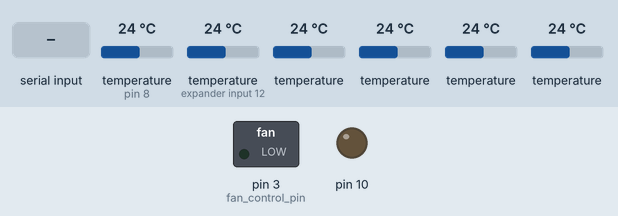
A sketch run on a simulated Arduino Uno, built with avr-gcc and run on an emulated ATmega328P. Parts: switched loads named in the sketch (green lamp = pin HIGH), output pins drawn as LEDs (lit = HIGH). The inputs (shaded band) are chosen by the test bench; at power-on: temperature (sensors on pin 8, expander input 12) 24 °C, temperature 24 °C. The local clock reads 2024-03-15 10:24:30 at power-on unless the sketch sets it; storage starts empty; what the sketch prints to the serial monitor is not drawn.

Above: at 1.2 s.
1.3 s: "F90\n" received over Serial
At 2.9 s:
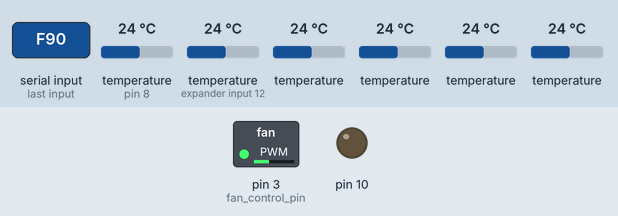
4.1 s: "F,45\n" received over Serial
At 4.9 s:
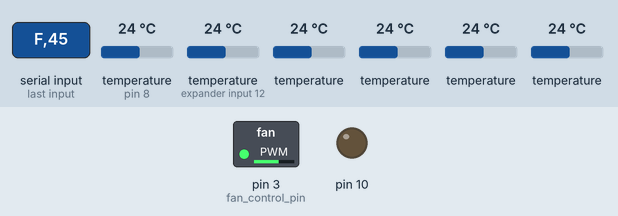
5.7 s: "F" received over Serial
At 8.2 s:
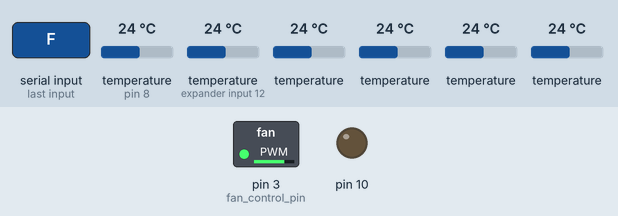
8.8 s: "f90\n" received over Serial
At 10.1 s:
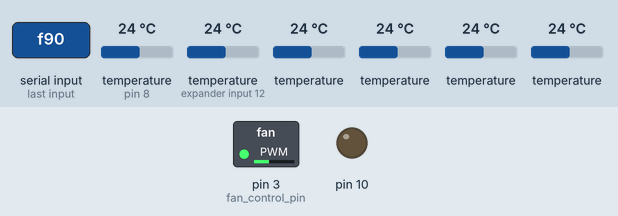
10.4 s: "f,45\n" received over Serial
At 11.0 s:
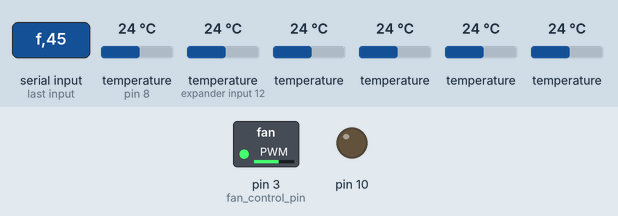
Timing chart, 0 to 43.3 s (numbered marks = the images above; inputs shaded):
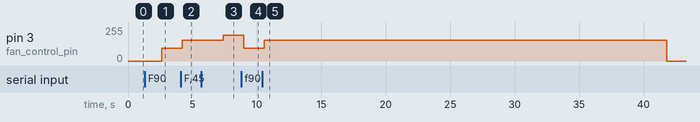

The sketch:

TempLoggingAndControl.ino
```cpp
#include <OneWire.h>
#include <DallasTemperature.h>
#include <Wire.h> // I2C (aka 2-wire) interface for the real-time clock that has its own battery.
#include <Time.h>
#include <DS1307RTC.h>

#define USE_SD
//#define LOG_ONLY
#define NO_OUTDOOR

#ifdef USE_SD
#include <SD.h>
#endif

// SD card + ethernet will use pins 4 and 10-13.
#ifdef USE_SD
const int SD_pin = 4;
File dataFile;
#endif

// Temp sensor variables
#define ONE_WIRE_BUS 8
#define TEMPERATURE_PRECISION 12
OneWire oneWire(ONE_WIRE_BUS);
DallasTemperature sensors(&oneWire);
//OneWire  ds(ONE_WIRE_BUS);
byte num_loops_since_temp_col_header = 0;
byte sensor_idx;
byte read_attempts;

#define NUM_ROOM_SENSORS 6
#define ADDR_LEN 8
/* Sensor addresses, ordered by their height from the floor (highest to lowest) */
const byte room_temp_sensor_addr[NUM_ROOM_SENSORS][ADDR_LEN] = {
/* Bamboo string #1. Top to bottom: */
  { 0x28, 0x71, 0xAE, 0xAA, 0x03, 0x00, 0x00, 0x76 },
  { 0x28, 0xAE, 0x95, 0xAA, 0x03, 0x00, 0x00, 0x62 },
  { 0x28, 0xE5, 0xA8, 0xAA, 0x03, 0x00, 0x00, 0x87 },
  { 0x28, 0xB9, 0x40, 0xBB, 0x03, 0x00, 0x00, 0x87 },
  { 0x28, 0xC8, 0x28, 0xBB, 0x03, 0x00, 0x00, 0x07 },
  { 0x28, 0x9B, 0x70, 0xAA, 0x03, 0x00, 0x00, 0x6C }

/* hanging string
  { 0x28, 0x68, 0x94, 0xAA, 0x03, 0x00, 0x00, 0x82},
  { 0x28, 0xD4, 0xA6, 0xAA, 0x03, 0x00, 0x00, 0xFF},
  { 0x28, 0x5C, 0x8A, 0xAA, 0x03, 0x00, 0x00, 0x6D},
  { 0x28, 0xE9, 0x6B, 0xAA, 0x03, 0x00, 0x00, 0x96},
  { 0x28, 0x2F, 0x87, 0xAA, 0x03, 0x00, 0x00, 0x40},
  { 0x28, 0x1F, 0x9F, 0xAA, 0x03, 0x00, 0x00, 0xEF}
*/

/* Copper rod line  {0x28, 0xB9, 0x40, 0xBB, 0x03, 0x00, 0x00, 0x87},
  {0x28, 0x94, 0x54, 0xBB, 0x03, 0x00, 0x00, 0x18},
  {0x28, 0xC8, 0x28, 0xBB, 0x03, 0x00, 0x00, 0x07},
  {0x28, 0x4E, 0x29, 0xBB, 0x03, 0x00, 0x00, 0x92},
  {0x28, 0xD7, 0x1B, 0xBB, 0x03, 0x00, 0x00, 0xB2},
  {0x28, 0x65, 0x58, 0xBB, 0x03, 0x00, 0x00, 0x7C} */

};
const byte outdoor_temp_sensor_addr[ADDR_LEN] = { 0x28, 0x4D, 0x4F, 0xBB, 0x03, 0x00, 0x00, 0x46 };

DeviceAddress addr;
float temps[NUM_ROOM_SENSORS];
float outdoor_temp;

/* Sensor heights in inches, ordered by their height from the floor (highest to lowest) */
/* copper pipe heights: const float heights[NUM_ROOM_SENSORS] = { 94, 79.25, 69.5, 45, 22.5, 3.5 }; */
const float heights[NUM_ROOM_SENSORS] = { 96, 72, 60, 48, 24, 0 };


// Fan control variables
const int fan_control_pin = 3;
unsigned long fan_on_time;
unsigned long fan_on_duration;
const unsigned long fan_on_response = 10 * 1000; // fans kick on for this many milliseconds at a time.
byte fan_speed;
byte serial_fan_override;
const float delta_temp_threshold = 11.0;
const float delta_temp_maxout = 40.0;
// Old min & max: 60 & 111
// 3/26/2012 Note: 111 to 180 feels chilly when the heater has been off for a while.
const byte min_fan_speed = 105;
const byte max_fan_speed = 140;


float pow_e( float x ) {
  return pow(x,2.718281828);
}


void setup() {
  // Speed up the PWM frequency for the fan control pin.  PWM frequency tuning Instructions: http://www.arduino.cc/playground/Main/TimerPWMCheatsheet  */
  switch( fan_control_pin ) {
    case 5: case 6:
      //  Messing with TCCR0B changes the timer used by delay() and millis(). Multiply or divide values appropriately to use those functions. e.g.  time_multiplier = 64;
      TCCR0B = TCCR0B & 0b11111000 | 0x01; // pins 5 & 6. 0x01 means 62500 Hz
      break;
    case 9: case 10:
      TCCR1B = TCCR1B & 0b11111000 | 0x01; // pins 9 & 10. 0x01 means 31250 Hz
      break;
    case 3: case 11:
      TCCR2B = TCCR2B & 0b11111000 | 0x01; // pins 11 & 3. 0x01 means 31250 Hz
      break;
  }

  // Initialize fan state
  fan_on_duration = 0;
  fan_on_time = 0;
  fan_speed = 0;
  serial_fan_override = 0;

  // Initialize the fan control pin
  pinMode(fan_control_pin, OUTPUT);
  analogWrite(fan_control_pin, fan_speed);

  // initialize serial communication:
  Serial.begin(9600);

  // locate devices on the bus
  Serial.print("Locating devices... Found ");
  sensors.begin();
  Serial.print(sensors.getDeviceCount(), DEC);
  Serial.println(" devices.");

  // report parasite power requirements
  Serial.print("Parasite power is: ");
  if (sensors.isParasitePowerMode()) Serial.println("ON");
  else Serial.println("OFF");

  // Set resolution
  for( sensor_idx = 0; sensor_idx < NUM_ROOM_SENSORS; sensor_idx++ ) {
    memcpy(addr, room_temp_sensor_addr[sensor_idx], ADDR_LEN );
    sensors.setResolution(addr, TEMPERATURE_PRECISION);
//    sensors.setResolution((DeviceAddress)(room_temp_sensor_addr[sensor_idx]), TEMPERATURE_PRECISION);

  }
  // Initalize temp value
  outdoor_temp = DEVICE_DISCONNECTED;

  // Time section
  setSyncProvider(RTC.get);   // the                                                                                                       function to get the time from the RTC
  if(timeStatus()!= timeSet)
     Serial.println("Unable to sync with the RTC");
  else
     Serial.println("RTC has set the system time");

#ifdef USE_SD
  // Initialize the SD card
  pinMode(10, OUTPUT);
  if (!SD.begin(SD_pin)) {
    Serial.println("SD Card failed, or not present");
  }
  Serial.println("SD card initialized.");
#endif

}


void loop() {
  int incomingByte;
  char command;
  int num_valid_readings;
  /* Sensor variables */
  float temp_min;
  float temp_max;

  // Print Column headers if we haven't printed them for a while
  if( num_loops_since_temp_col_header >= 30 ) { num_loops_since_temp_col_header = 0; }
  if( num_loops_since_temp_col_header == 0 ) {
    Serial.println("");
    Serial.println("Sensor temps (in F)...");
    Serial.print(  "Timestamp, FanSpeed, OutdoorTemp");
    for( sensor_idx = 0; sensor_idx < NUM_ROOM_SENSORS; sensor_idx++ ) {
      Serial.print(",  Temp@");
      Serial.print(heights[sensor_idx]);
      Serial.print("in");
    }
    Serial.println("");
  }

  // Read sensors and record min & max
  num_valid_readings = 0;
  sensors.requestTemperatures();
  for( sensor_idx = 0; sensor_idx < NUM_ROOM_SENSORS; sensor_idx++ ) {
    memcpy(addr, room_temp_sensor_addr[sensor_idx], ADDR_LEN );
    temps[sensor_idx] = sensors.getTempC(addr);
    read_attempts = 1;
    if(temps[sensor_idx] == DEVICE_DISCONNECTED) { do {
      sensors.requestTemperatures();
      temps[sensor_idx] = sensors.getTempC(addr);
      read_attempts++;
    } while (temps[sensor_idx] == DEVICE_DISCONNECTED  && read_attempts < 10); }
    if( temps[sensor_idx] == DEVICE_DISCONNECTED ) {
      Serial.println("");
      Serial.print(read_attempts);
      Serial.print(" read failures on sensor ");
      Serial.println(sensor_idx);
    } else {
      // Don't include the floor temperature in the delta T calculation.
      if( sensor_idx != NUM_ROOM_SENSORS - 1 ) {
        if( num_valid_readings == 0 ) {
            temp_min = temps[sensor_idx];
            temp_max = temps[sensor_idx];
        } else {
          if( temp_min > temps[sensor_idx] ) temp_min = temps[sensor_idx];
          if( temp_max < temps[sensor_idx] ) temp_max = temps[sensor_idx];
        }
      }
      num_valid_readings++;
    }
  }
  // Read outdoor temperature
#ifndef NO_OUTDOOR
  memcpy(addr, outdoor_temp_sensor_addr, ADDR_LEN );
  outdoor_temp = sensors.getTempC(addr);
  read_attempts = 1;
  if(outdoor_temp == DEVICE_DISCONNECTED) { do {
    sensors.requestTemperatures();
    outdoor_temp = sensors.getTempC(addr);
    read_attempts++;
  } while (outdoor_temp == DEVICE_DISCONNECTED  && read_attempts < 10); }
  if( read_attempts >= 10 ) {
    Serial.println("");
    Serial.print(read_attempts);
    Serial.println(" read failures on outdoor sensor.");
  }
#endif

  num_loops_since_temp_col_header++;

  // If the temperature difference is more than the threshold, update fan control settings for so many seconds. Also do a reality check on the reading.
#ifndef LOG_ONLY
  if( ( 9.0/5.0*(temp_max - temp_min) > delta_temp_threshold )  && ( serial_fan_override == 0 ) ) {
    fan_on_duration = fan_on_response;
    fan_on_time = millis();
    if( 9.0/5.0*(temp_max - temp_min) > delta_temp_maxout ) {
      fan_speed = max_fan_speed;
    } else {
// Linear
//      fan_speed = (byte)( ((float)min_fan_speed) + ((float)(max_fan_speed - min_fan_speed)) * (9.0/5.0*(temp_max - temp_min) - delta_temp_threshold) /  (delta_temp_maxout - delta_temp_threshold) );
// power, ratio^e
      fan_speed = (byte)( ((float)min_fan_speed) + ((float)(max_fan_speed - min_fan_speed)) * pow_e((9.0/5.0*(temp_max - temp_min) - delta_temp_threshold) /  (delta_temp_maxout - delta_temp_threshold) ));
    }
    serial_fan_override = 0;
  }
  // Check if its time to turn the fan OFF
  if( ( fan_on_duration > 0 ) && ( fan_on_duration + fan_on_time <= millis() ) ) {
    fan_on_duration = 0;
    fan_speed = 0;
    serial_fan_override = 0;
  }
  analogWrite(fan_control_pin, fan_speed);
#endif

  // Print out system state to the serial port & log file
  Serial.print('"');
  Serial.print(month());
  Serial.print("/");
  Serial.print(day());
  Serial.print("/");
  Serial.print(year());
  Serial.print(' ');
  Serial.print(hour());
  Serial.print(":");
  Serial.print(minute());
  Serial.print(":");
  Serial.print(second());
  Serial.print('"');
  Serial.print(",  ");
  Serial.print(fan_speed);
  Serial.print(",  ");
  if( outdoor_temp == DEVICE_DISCONNECTED ) {
    Serial.print( "ERR" );
  } else {
    Serial.print( sensors.toFahrenheit(outdoor_temp) );
//    Serial.print( outdoor_temp );
  }
  for( sensor_idx = 0; sensor_idx < NUM_ROOM_SENSORS; sensor_idx++ ) {
    Serial.print(",  ");
    if( temps[sensor_idx] == DEVICE_DISCONNECTED ) {
      Serial.print( "ERR" );
    } else {
      Serial.print( sensors.toFahrenheit(temps[sensor_idx]) );
//      Serial.print( temps[sensor_idx] );
    }
  }
  Serial.println("");


#ifdef USE_SD
  dataFile = SD.open("datalog.txt", FILE_WRITE);
  if (dataFile) {
    dataFile.print('"');
    dataFile.print(month());
    dataFile.print("/");
    dataFile.print(day());
    dataFile.print("/");
    dataFile.print(year());
    dataFile.print(' ');
    dataFile.print(hour());
    dataFile.print(":");
    dataFile.print(minute());
    dataFile.print(":");
    dataFile.print(second());
    dataFile.print('"');
    dataFile.print(",");
    dataFile.print(fan_speed);
    dataFile.print(",");
    if( outdoor_temp == DEVICE_DISCONNECTED ) {
      dataFile.print( "ERR" );
    } else {
      dataFile.print(sensors.toFahrenheit(outdoor_temp));
//      dataFile.print(outdoor_temp);
    }
    for( sensor_idx = 0; sensor_idx < NUM_ROOM_SENSORS; sensor_idx++ ) {
      dataFile.print(",");
      if( temps[sensor_idx] == DEVICE_DISCONNECTED ) {
        dataFile.print( "ERR" );
      } else {
        dataFile.print( sensors.toFahrenheit(temps[sensor_idx]) );
//        dataFile.print( temps[sensor_idx] );
      }
    }
    dataFile.println("");
    dataFile.close();
  } else {
    Serial.println("Error opening datalog.txt");
  }
#endif


  /* Fan controlled via incoming serial data
       Look for incoming fan speeds. When 3-digit numbers come in, update fan speeds in 30-second bursts.
  */
  if (Serial.available() >= 1) {

    Serial.println("");
    Serial.println("Reading serial data");
    incomingByte = Serial.read();
    command = incomingByte;
    switch (command) {
      case 'D':
      case 'd':
#ifdef USE_SD
        dataFile = SD.open("datalog.txt", FILE_READ);
        if( dataFile ) {
          incomingByte = dataFile.read();
          while ( incomingByte > 0 ) {
            Serial.write(incomingByte);
            incomingByte = dataFile.read();
          }
        }
        dataFile.close();
#endif
        break;
#ifndef LOG_ONLY
      case 'F':
      case 'f':
        /* 3-digit read  */
        fan_speed = 0;
        incomingByte = Serial.read();
        fan_speed = fan_speed + 100 * (incomingByte - '0');
        incomingByte = Serial.read();
        fan_speed = fan_speed + 10 * (incomingByte - '0');
        incomingByte = Serial.read();
        fan_speed = fan_speed + 1 * (incomingByte - '0');
        fan_on_duration = (unsigned long)30*1000;
        fan_on_time = millis();
        /* Analog controlled PWM with frequency defined in setup(). */
        analogWrite(fan_control_pin, fan_speed);
        serial_fan_override = 1;
        // Report status
        Serial.print("Fan speed set to ");
        Serial.println(fan_speed);
        break;
#endif
    }
  }
  delay(700);
}
```

Measured:
- after the input at 1.3 s, pin 3 (fan_control_pin): 0/255 → 94/255 after 1.3 s
- after the input at 4.1 s, pin 3 (fan_control_pin): 94/255 → 157/255 after 0.12 s
- after the input at 5.7 s, pin 3 (fan_control_pin): 157/255 → 193/255 after 1.7 s
- after the input at 8.8 s, pin 3 (fan_control_pin): 193/255 → 94/255 after 0.17 s
- after the input at 10.4 s, pin 3 (fan_control_pin): 94/255 → 157/255 after 0.15 s, → 0/255 31.2 s later
